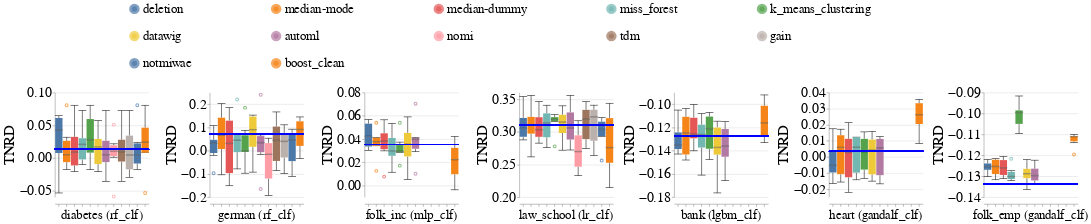

Write notebook code for a chart like this one.
### Code cell
create_box_plots_for_diff_imputers_and_datasets(train_injection_scenario='MCAR3',
                                                test_injection_scenario='MCAR3',
                                                dataset_to_group=DATASETS_SENSITIVE_ATTRS,
                                                metric_name='Equalized_Odds_TNR',
                                                db_client=db_client)

### Figure 1 — Vega-Lite specification as saved in the notebook (floating-point values rounded to 4 significant figures; data arrays with more than 128 entries replaced by an {"elided": "..."} marker saying what was removed)
{"config": {"view": {"continuousWidth": 400, "continuousHeight": 300, "stroke": null}, "axis": {"labelFontSize": 26, "labelFontWeight": "normal", "titleFontSize": 28, "titleFontWeight": "normal"}, "facet": {"spacing": 15}, "header": {"labelFontSize": 24, "labelOrient": "bottom", "labelPadding": 5, "titleFontSize": 28}, "legend": {"columns": 5, "direction": "horizontal", "labelFontSize": 24, "labelLimit": 400, "orient": "top", "symbolOffset": 140, "symbolStrokeWidth": 10, "titleAnchor": "middle", "titleFontSize": 26, "titleLimit": 300}, "title": {"fontSize": 28}}, "data": {"name": "data-525c78549f5efe30576310211dc66a0f"}, "facet": {"column": {"field": "Dataset_Name_With_Model_Name", "sort": {"field": "Dataset_Sequence_Number", "order": "ascending"}, "title": null, "type": "nominal"}}, "spec": {"layer": [{"mark": {"type": "boxplot", "median": {"stroke": "black", "strokeWidth": 0.7}, "ticks": true}, "encoding": {"color": {"field": "Null_Imputer_Name", "sort": ["deletion", "median-mode", "median-dummy", "miss_forest", "k_means_clustering", "datawig", "automl", "nomi", "tdm", "gain", "notmiwae"], "title": null, "type": "nominal"}, "x": {"axis": {"labels": false}, "field": "Null_Imputer_Name", "sort": ["deletion", "median-mode", "median-dummy", "miss_forest", "k_means_clustering", "datawig", "automl", "nomi", "tdm", "gain", "notmiwae"], "title": null, "type": "nominal"}, "y": {"field": "Metric_Value", "scale": {"zero": false}, "title": "TNRD", "type": "quantitative"}}}, {"mark": "rule", "encoding": {"color": {"value": "blue"}, "size": {"value": 2}, "y": {"field": "Baseline_Median", "type": "quantitative"}}}], "height": 200, "width": 180}, "resolve": {"scale": {"y": "independent"}}, "$schema": "https://vega.github.io/schema/vega-lite/v4.17.0.json", "datasets": {"data-525c78549f5efe30576310211dc66a0f": {"elided": "408 records"}}}
